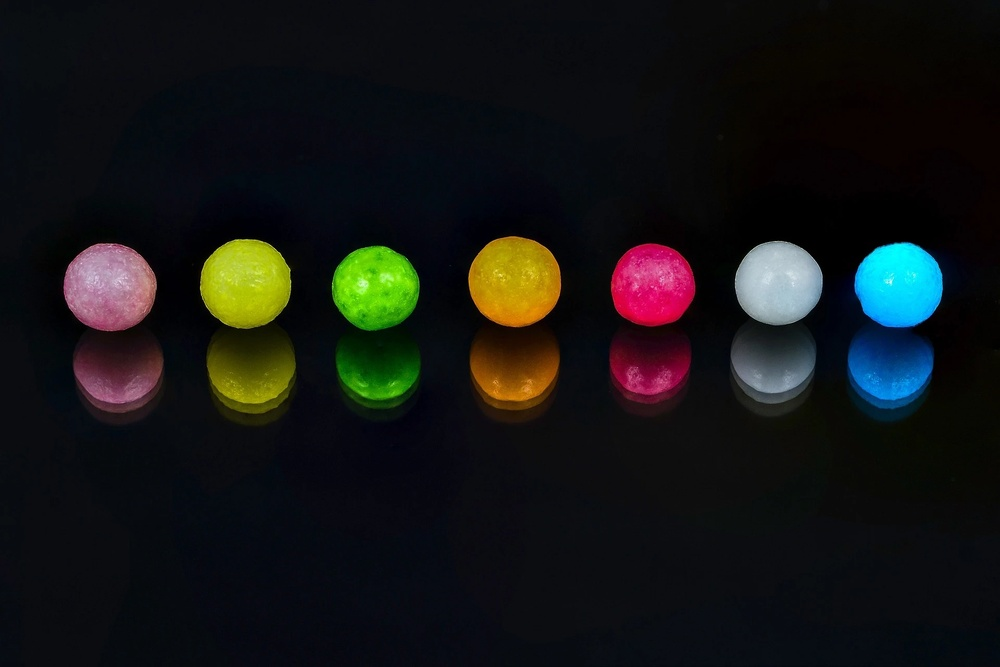
#> input picture team1/4주차/3주차 소스코드(2)_total/circle.jpg, 1000 x 667 px, shrunk from 1920 x 1281 before the run
$ python circle.py
#> lines starting #> are read from the running program, lines starting #| are printed output that depends on the picture
import cv2
import numpy as np


# 원이 있는 이미지를 올림.

img1 = cv2.imread('circle.jpg') # minRadius=50, maxRadius=100)
#> img1 is the input picture: shape (667, 1000, 3); mean B, G, R 20.5, 21.4, 20.1
img2 = img1.copy()

# 0~9까지 가우시안 필터로 흐리게 만들어 조절함.
img2 = cv2.GaussianBlur(img2, (9, 9), 0)
# 그레이 이미지로 바꿔서 실행해야함.
imgray = cv2.cvtColor(img2, cv2.COLOR_BGR2GRAY)
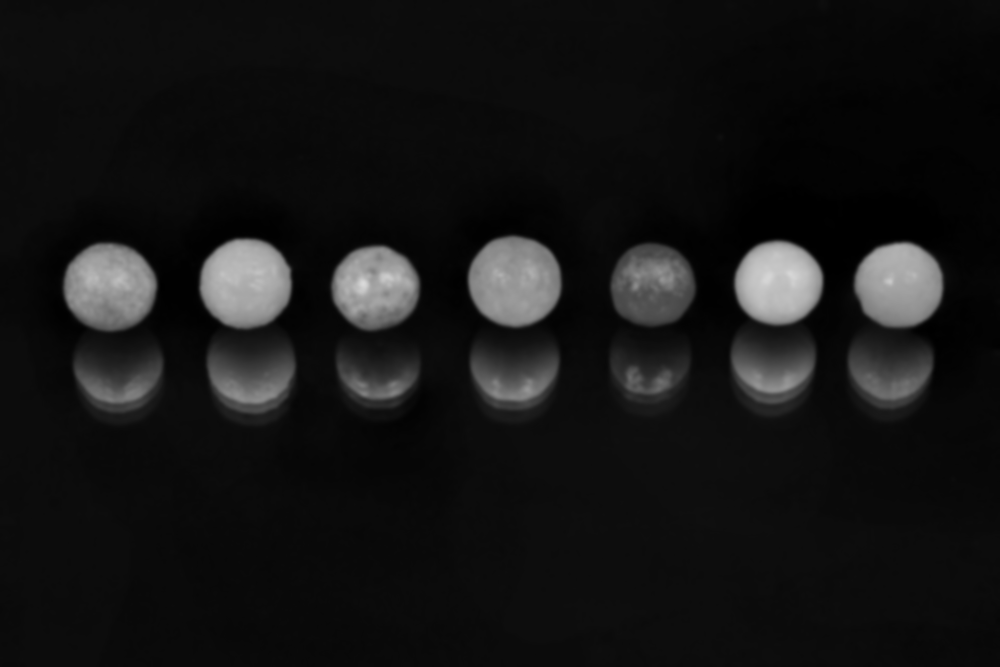
#> imgray: shape (667, 1000); min 0, max 218, mean 20.9

cv2.imshow('before', imgray)


# 원본과 비율 / 찾은 원들간의 최소 중심거리 / param1, param2를 조절해 원을 찾음
# circles = cv2.HoughCircles(imgray, cv2.HOUGH_GRADIENT, 1, 50, param1=50, param2=12, minRadius=200, maxRadius=350)
circles = cv2.HoughCircles(imgray, cv2.HOUGH_GRADIENT, 1, 100, param1 = 250, param2 = 10, minRadius = 80, maxRadius = 500)
#> circles = 17 rows, first 8: [403.5, 261.5, 80.4], [914.5, 356.5, 114.9], [897.5, 246.5, 80.3], [486.5, 113.5, 249.4], [540.5, 304.5, 81.1], [541.5, 434.5, 264.2], [553.5, 581.5, 415.8], [257.5, 476.5, 237.7]

if circles is not None:
    circles = np.uint16(np.around(circles))
#> circles = 17 rows, first 8: [404, 262, 80], [914, 356, 115], [898, 246, 80], [486, 114, 249], [540, 304, 81], [542, 434, 264], [554, 582, 416], [258, 476, 238]

    print(circles)
#> (printed output is left out)

    for i in circles[0, :]:
        cv2.circle(img2, (i[0], i[1]), round(i[2]*0.2), (0, 0, 0), 2)
#> this loop made 17 passes
#> i on passes 1 to 12: [404, 262, 80], [914, 356, 115], [898, 246, 80], [486, 114, 249], [540, 304, 81], [542, 434, 264], [554, 582, 416], [258, 476, 238], [78, 314, 85], [358, 394, 148], [700, 50, 265], [774, 242, 83]
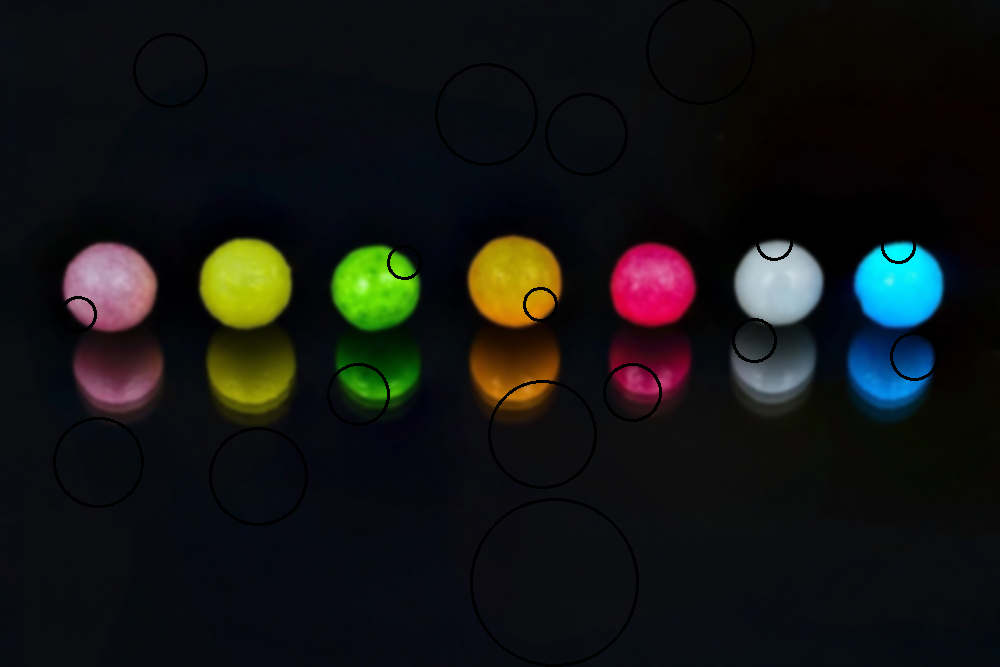
#> img2: shape (667, 1000, 3); mean B, G, R 20.1, 21, 19.7


    cv2.imshow('HoughCircle', img2)
    cv2.waitKey(0)
    cv2.destroyAllWindows()
else:
    print('원을 찾을 수 없음')
